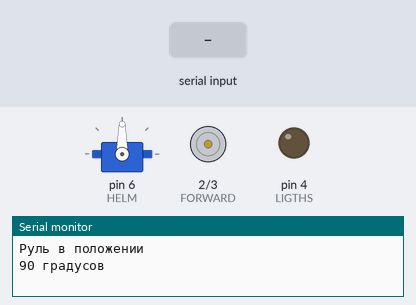
Recording of a sketch running on a simulated Arduino Uno, built with avr-gcc and run on an emulated ATmega328P. Parts: servo, motor-driver pin pairs drawn as motors (green arrow = first pin HIGH = forward, orange = second pin HIGH = backward, longer = more drive), output pins drawn as LEDs (lit = HIGH), the last lines printed to the serial monitor. Inputs (shaded band) come from the test bench.

Above: at 1.2 s.
1.3 s: "6" received over Serial
At 2.2 s:
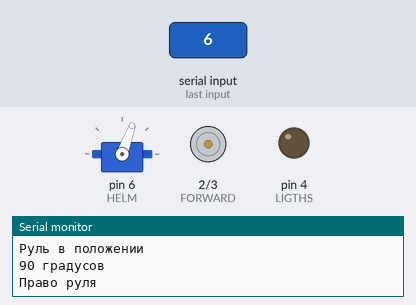
2.8 s: "1" received over Serial
At 3.7 s:
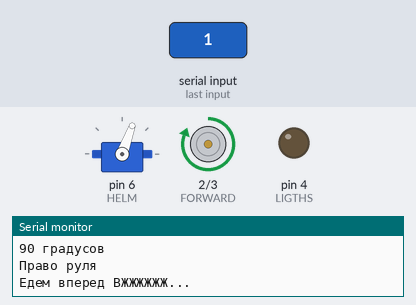
4.3 s: "7" received over Serial
At 5.5 s:
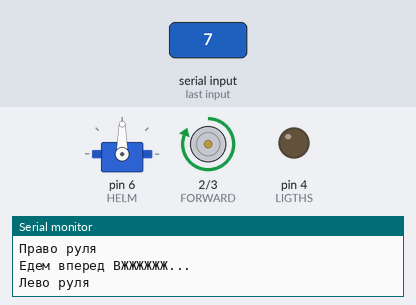
5.8 s: "2" received over Serial
At 7.0 s:
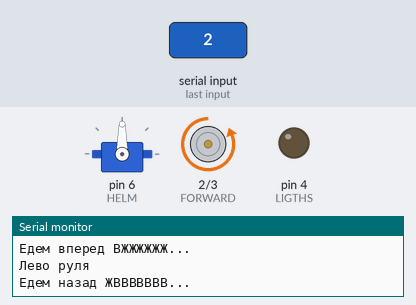
7.3 s: "4" received over Serial
At 8.2 s:
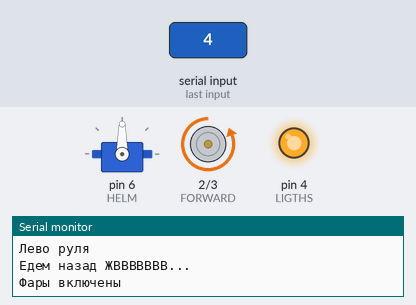
8.8 s: "3" received over Serial
At 10.0 s:
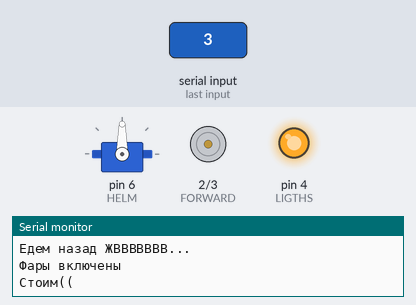
Timing chart, 0 to 11.3 s (numbered marks = the images above; inputs shaded):
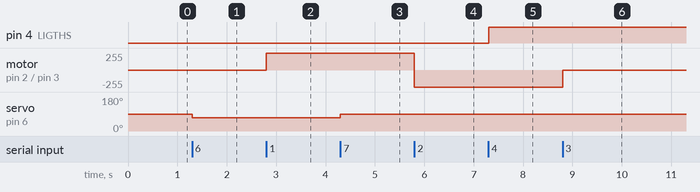

Measured:
- after the input at 1.3 s, servo on pin 6 (HELM): 90° → 70° at once
- after the input at 2.8 s, motor on pin 2 (FORWARD) / pin 3 (BACK): stopped → forward 255/255 at once
- after the input at 4.3 s, servo on pin 6 (HELM): 70° → 90° at once
- after the input at 5.8 s, motor on pin 2 (FORWARD) / pin 3 (BACK): forward 255/255 → backward 255/255 at once
- after the input at 7.3 s, pin 4 (LIGTHS): LOW → HIGH at once
- after the input at 8.8 s, motor on pin 2 (FORWARD) / pin 3 (BACK): backward 255/255 → stopped at once

The sketch:

car_imitator.ino
```cpp
#include <Servo.h>
//#include <SimpleTimer.h>


#define FORWARD 2// двигатель вперед
#define BACK 3// двигатель назад
#define LIGTHS 4//фары
//#define BRAKE 5//тормоз
#define HELM 6


//кнопки для имитации поступления сигнала
#define HELM_RIGTH_BUTTON 8// РУЛЬ ВПРАВО
#define HELM_LEFT_BUTTON 9// руль влево
#define FORWARD_BUTTON 10// двигатель вперед
#define BACK_BUTTON 11// двигатель назад
#define LIGTH_BUTTON 12//фары
#define BRAKE_BUTTON 13// тормоз


Servo helm;//имитация руля
int helmAngle = 90;
unsigned long int timeMillis, timePreview;
bool ON;


void setup()
{
  Serial.begin(9600);
  pinMode(FORWARD, OUTPUT);
  pinMode(BACK, OUTPUT);
  pinMode(LIGTHS, OUTPUT);
  pinMode(HELM, OUTPUT);
  //  pinMode(BRAKE, OUTPUT);
  /*
    pinMode(FORWARD_BUTTON,  INPUT_PULLUP);
    pinMode(BACK_BUTTON, INPUT_PULLUP);
    pinMode(LIGTH_BUTTON, INPUT_PULLUP);
    pinMode(BRAKE_BUTTON, INPUT_PULLUP);
    pinMode(HELM_RIGTH_BUTTON, INPUT_PULLUP);
    pinMode(HELM_LEFT_BUTTON, INPUT_PULLUP);
  */
  helm.attach(HELM);

  MoveToAngle(helmAngle);//начальное положение руля - колеса прямо

}
/*
  1."forward" - едем вперед
  2."back" - едем назад
  3."motor off" - выключить мотор
  4."ligth on" - фары включить
  5."ligth off" - фары выключить
  6."helm left" - лево руля (вешаем на прерывание)
  7."helm rigth" - право руля(вешаем на прерывание)
*/
int incomingByte = 0;
void loop()
{

  if (Serial.available() > 0) {
    // считываем входящий байт:
    incomingByte = Serial.read();
  }
  if (timeMillis % 100 == 0)
  {
    //Serial.println(100);
    timePreview = millis();
    if (incomingByte==54) MoveHelmToRigth();
    if (incomingByte==55) MoveHelmToLeft();

  }
  if (timeMillis % 500 == 0)
  {
   //Serial.println(500);
    timePreview = millis();
    if (incomingByte==49) MotorForward();
    if (incomingByte==50) MotorBack();
    if (incomingByte==51) MotorOff();
  }
  if (timeMillis % 1000 == 0)
  {
    //Serial.println(1000);
    timePreview = millis();
    if (incomingByte==52) LigthOn();
    if (incomingByte==53) LigthOff();
  }
  incomingByte = 0;
  Serial.flush();
}

void MotorForward() {
  digitalWrite(BACK, LOW);
  // delay(1);
  digitalWrite(FORWARD, HIGH);
  Serial.println("Едем вперед ВЖЖЖЖЖЖ...");
}
void MotorBack() {
  digitalWrite(FORWARD, LOW);
  //delay(1);
  digitalWrite(BACK, HIGH);
  Serial.println("Едем назад ЖВВВВВВВ...");
}

void MotorOff() {
  digitalWrite(FORWARD, LOW);
  digitalWrite(BACK, LOW);
  Serial.println("Стоим((");
}
void LigthOn() {
  digitalWrite(LIGTHS, HIGH);
  Serial.println("Фары включены");
}
void LigthOff() {
  digitalWrite(LIGTHS, LOW);
  // Serial.print("Фары выключены");
}
void BrakOff() {
  // digitalWrite(BRAKE,HIGH);//потому что пнп транзистор, других тупо не было
}
void BrakOn() {
  // digitalWrite(LIGTHS,LOW);//потому что пнп транзистор, других тупо не было
}
//во избежании вской херни, работать с рулем через методы moveHelmToLeft и Rigth, ну или через геттеры и сеттеры на крайняк
void MoveHelmToLeft() {
  int angle = getHelmAngle() + 20;
  setHelmAngle(angle);
  helm.write(getHelmAngle());
  Serial.println("Лево руля");

}

void MoveHelmToRigth() {
  int angle = getHelmAngle() - 20;
  setHelmAngle(angle);
  helm.write(getHelmAngle());
  Serial.println("Право руля");
}

void MoveToAngle(int angle) {
  helm.write(angle);
  setHelmAngle(angle);
  Serial.println("Руль в положении ");
  Serial.print(angle);
  Serial.println(" градусов");
}

int getHelmAngle() {
  return helmAngle;
}
void setHelmAngle(int angle) {
  if (angle > 180 || angle < 0)
    return;
  else (helmAngle = angle);
}
```
